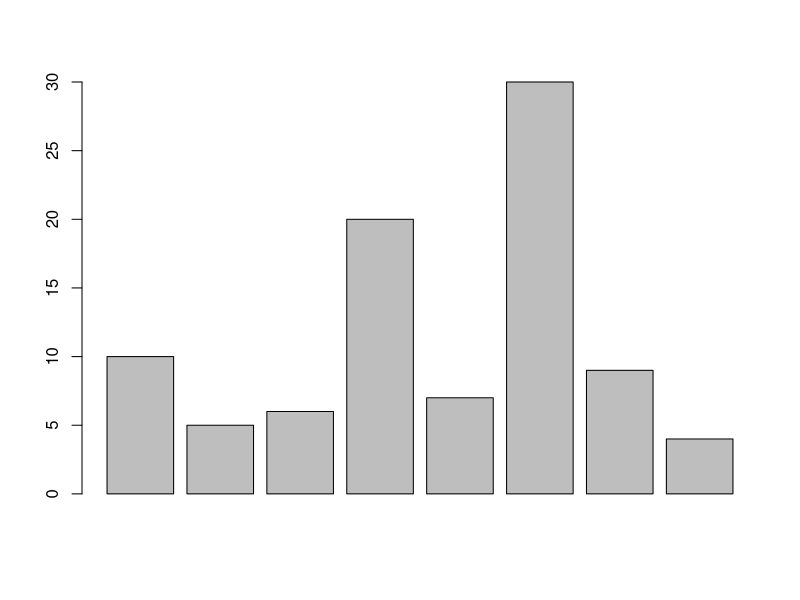
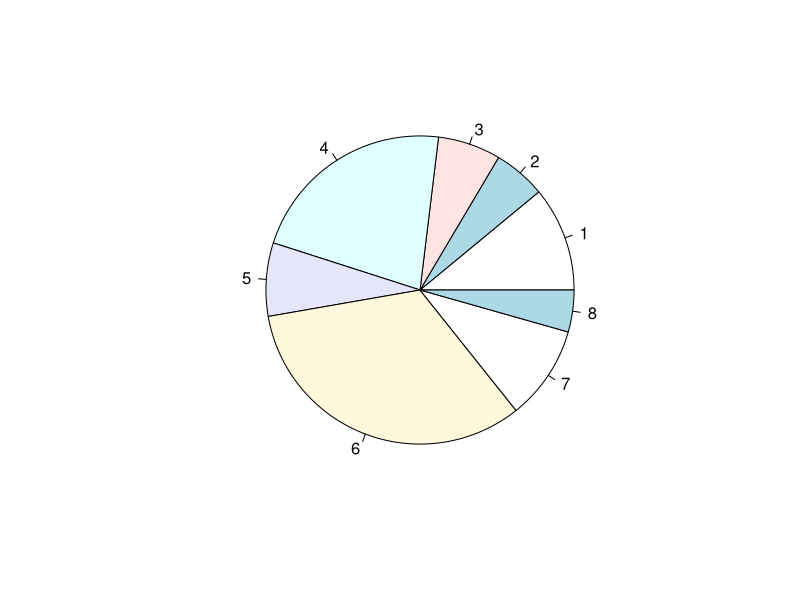

Write the R code that produced these figures, in order.
data <- c(10,5,6,20,7,30,9,4)
print("Dataset: ")
print(data)
mean_value <- mean(data)
print(paste("Mean =",mean_value))
median_value <- median(data)
print(paste("Median =", median_value))
mode_function <- function(x){
	uniq_values <-unique(x)
	uniq_values[which.max(tabulate(match(x,uniq_values)))]
}
mode_value <- mode_function(data)
print(paste("Mode =",mode_value))
max_value <- max(data)
print(paste("Maximum =",max_value))
min_value <- min(data)
print(paste("Minimum =",min_value))
var_value <- var(data)
print(paste("Varience =",var_value))
sd_value <- sd(data)
print(paste("Standard Deviation =",sd_value))
visual <- barplot(data)
print(paste("Bar Plot",visual))
b<- summary(data)
print(paste("Summary",b))
pie_chart <- pie(data)
print(paste("Pie Chart",pie_chart))
